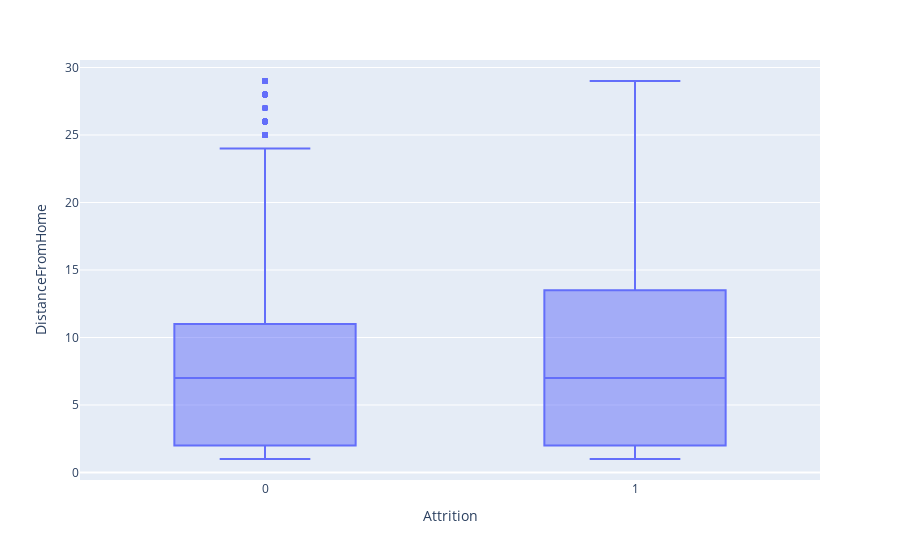

Notebook cell for this chart:
### Code cell
fig = px.box(df, x = 'Attrition',y = 'DistanceFromHome')
fig.show()
plt.savefig('6.png')

### Figure 1 — Plotly figure (JSON) as saved in the notebook; plotly's stock layout.template omitted (floating-point values rounded to 4 significant figures; data arrays with more than 128 entries replaced by an {"elided": "..."} marker saying what was removed)
{"data": [{"alignmentgroup": "True", "hovertemplate": "Attrition=%{x}<br>DistanceFromHome=%{y}<extra></extra>", "legendgroup": "", "marker": {"color": "#636efa"}, "name": "", "notched": false, "offsetgroup": "", "orientation": "v", "showlegend": false, "type": "box", "x": {"elided": "1677 int values"}, "x0": " ", "xaxis": "x", "y": {"elided": "1677 int values"}, "y0": " ", "yaxis": "y"}], "layout": {"boxmode": "group", "legend": {"tracegroupgap": 0}, "margin": {"t": 60}, "xaxis": {"anchor": "y", "domain": [0, 1], "title": {"text": "Attrition"}}, "yaxis": {"anchor": "x", "domain": [0, 1], "title": {"text": "DistanceFromHome"}}}}
